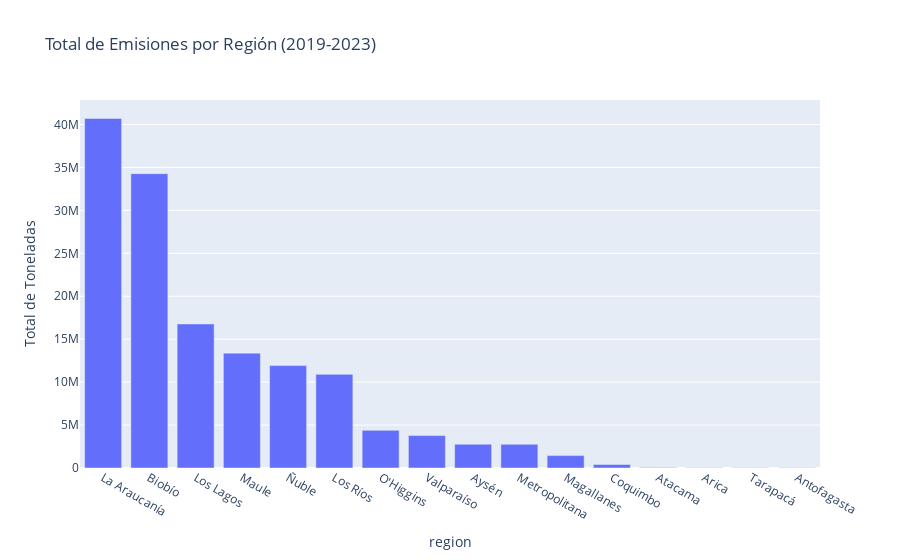

The cell this chart's notebook holds for it:
### Markdown cell above
### 3. ¿Qué regiones emiten más?

### Code cell
# Agrupamos por región
emisiones_por_region = df_total.groupby('region')['cantidad_toneladas'].sum().sort_values(ascending=False)

# Gráfico de barras
fig_region = px.bar(
    emisiones_por_region,
    x=emisiones_por_region.index,
    y='cantidad_toneladas',
    title='Total de Emisiones por Región (2019-2023)',
    labels={'cantidad_toneladas': 'Total de Toneladas', 'x': 'Región'}
)

fig_region.show()

# Guarda la figura como imagen para mostrar en el notebook de Github 
fig_region.write_image("img/total_emisiones_region.png", width=1200, height=500, scale=2)
Image(filename="img/total_emisiones_region.png")

### Figure 1 — Plotly figure (JSON) as saved in the notebook; plotly's stock layout.template omitted (floating-point values rounded to 4 significant figures)
{"data": [{"hovertemplate": "region=%{x}<br>Total de Toneladas=%{y}<extra></extra>", "legendgroup": "", "marker": {"color": "#636efa", "pattern": {"shape": ""}}, "name": "", "orientation": "v", "showlegend": false, "textposition": "auto", "type": "bar", "x": ["La Araucanía", "Biobío", "Los Lagos", "Maule", "Ñuble", "Los Ríos", "O'Higgins", "Valparaíso", "Aysén", "Metropolitana", "Magallanes", "Coquimbo", "Atacama", "Arica", "Tarapacá", "Antofagasta"], "xaxis": "x", "y": [40710000.0, 34280000.0, 16770000.0, 13380000.0, 11930000.0, 10900000.0, 4383000.0, 3774000.0, 2764000.0, 2754000.0, 1443000.0, 410400.0, 51220.0, 34420.0, 24760.0, 24170.0], "yaxis": "y"}], "layout": {"barmode": "relative", "legend": {"tracegroupgap": 0}, "title": {"text": "Total de Emisiones por Región (2019-2023)"}, "xaxis": {"anchor": "y", "domain": [0, 1], "title": {"text": "region"}}, "yaxis": {"anchor": "x", "domain": [0, 1], "title": {"text": "Total de Toneladas"}}}}
